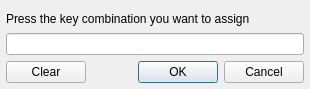
<?xml version="1.0" encoding="UTF-8"?>
<ui version="4.0">
 <class>ShortcutDialog</class>
 <widget class="QDialog" name="HotkeyDialog">
  <property name="geometry">
   <rect>
    <x>0</x>
    <y>0</y>
    <width>310</width>
    <height>89</height>
   </rect>
  </property>
  <property name="windowTitle">
   <string>Change Shortcut</string>
  </property>
  <layout class="QGridLayout" name="gridLayout">
   <property name="leftMargin">
    <number>6</number>
   </property>
   <property name="rightMargin">
    <number>6</number>
   </property>
   <property name="bottomMargin">
    <number>6</number>
   </property>
   <item row="0" column="0" colspan="3">
    <widget class="QLabel" name="label">
     <property name="text">
      <string>Press the key combination you want to assign</string>
     </property>
    </widget>
   </item>
   <item row="1" column="0" colspan="3">
    <widget class="QLineEdit" name="keyLineEdit">
     <property name="readOnly">
      <bool>true</bool>
     </property>
    </widget>
   </item>
   <item row="2" column="0">
    <widget class="QPushButton" name="clearButton">
     <property name="text">
      <string>Clear</string>
     </property>
    </widget>
   </item>
   <item row="2" column="1">
    <spacer name="horizontalSpacer">
     <property name="orientation">
      <enum>Qt::Horizontal</enum>
     </property>
     <property name="sizeHint" stdset="0">
      <size>
       <width>106</width>
       <height>20</height>
      </size>
     </property>
    </spacer>
   </item>
   <item row="2" column="2">
    <widget class="QDialogButtonBox" name="buttonBox">
     <property name="standardButtons">
      <set>QDialogButtonBox::Cancel|QDialogButtonBox::Ok</set>
     </property>
    </widget>
   </item>
  </layout>
 </widget>
 <resources/>
 <connections>
  <connection>
   <sender>buttonBox</sender>
   <signal>accepted()</signal>
   <receiver>HotkeyDialog</receiver>
   <slot>accept()</slot>
   <hints>
    <hint type="sourcelabel">
     <x>212</x>
     <y>70</y>
    </hint>
    <hint type="destinationlabel">
     <x>192</x>
     <y>269</y>
    </hint>
   </hints>
  </connection>
  <connection>
   <sender>buttonBox</sender>
   <signal>rejected()</signal>
   <receiver>HotkeyDialog</receiver>
   <slot>reject()</slot>
   <hints>
    <hint type="sourcelabel">
     <x>212</x>
     <y>70</y>
    </hint>
    <hint type="destinationlabel">
     <x>246</x>
     <y>214</y>
    </hint>
   </hints>
  </connection>
  <connection>
   <sender>clearButton</sender>
   <signal>clicked()</signal>
   <receiver>keyLineEdit</receiver>
   <slot>clear()</slot>
   <hints>
    <hint type="sourcelabel">
     <x>195</x>
     <y>22</y>
    </hint>
    <hint type="destinationlabel">
     <x>113</x>
     <y>25</y>
    </hint>
   </hints>
  </connection>
 </connections>
</ui>
